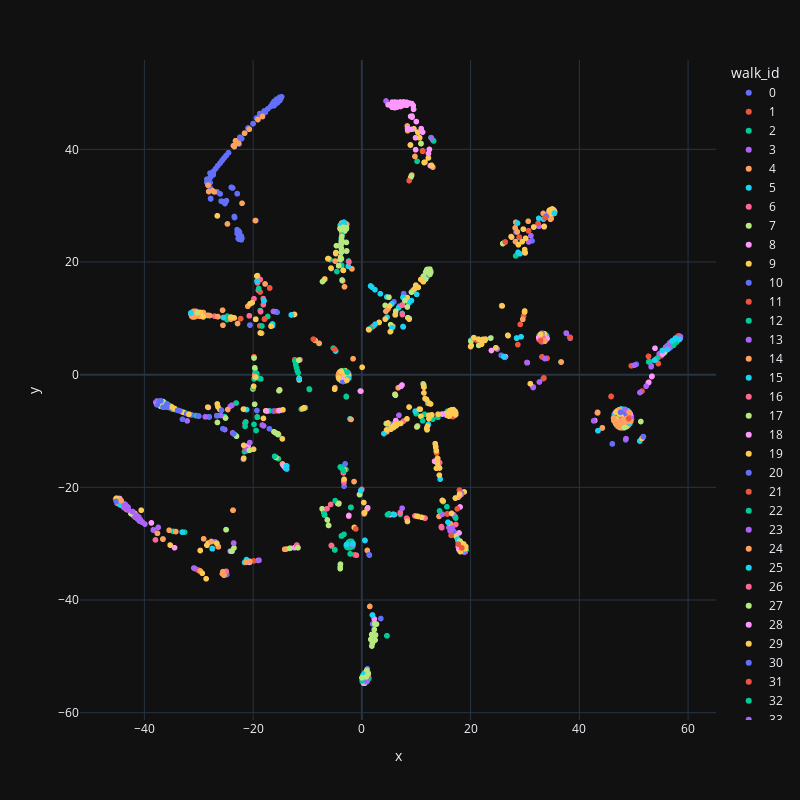

The notebook cell this image was saved under:
### Code cell
import plotly.express as px

fig = px.scatter(df, x='x', y='y', color='walk_id', hover_data=['best_topic_id'], width=800, height=800)
fig.show()
